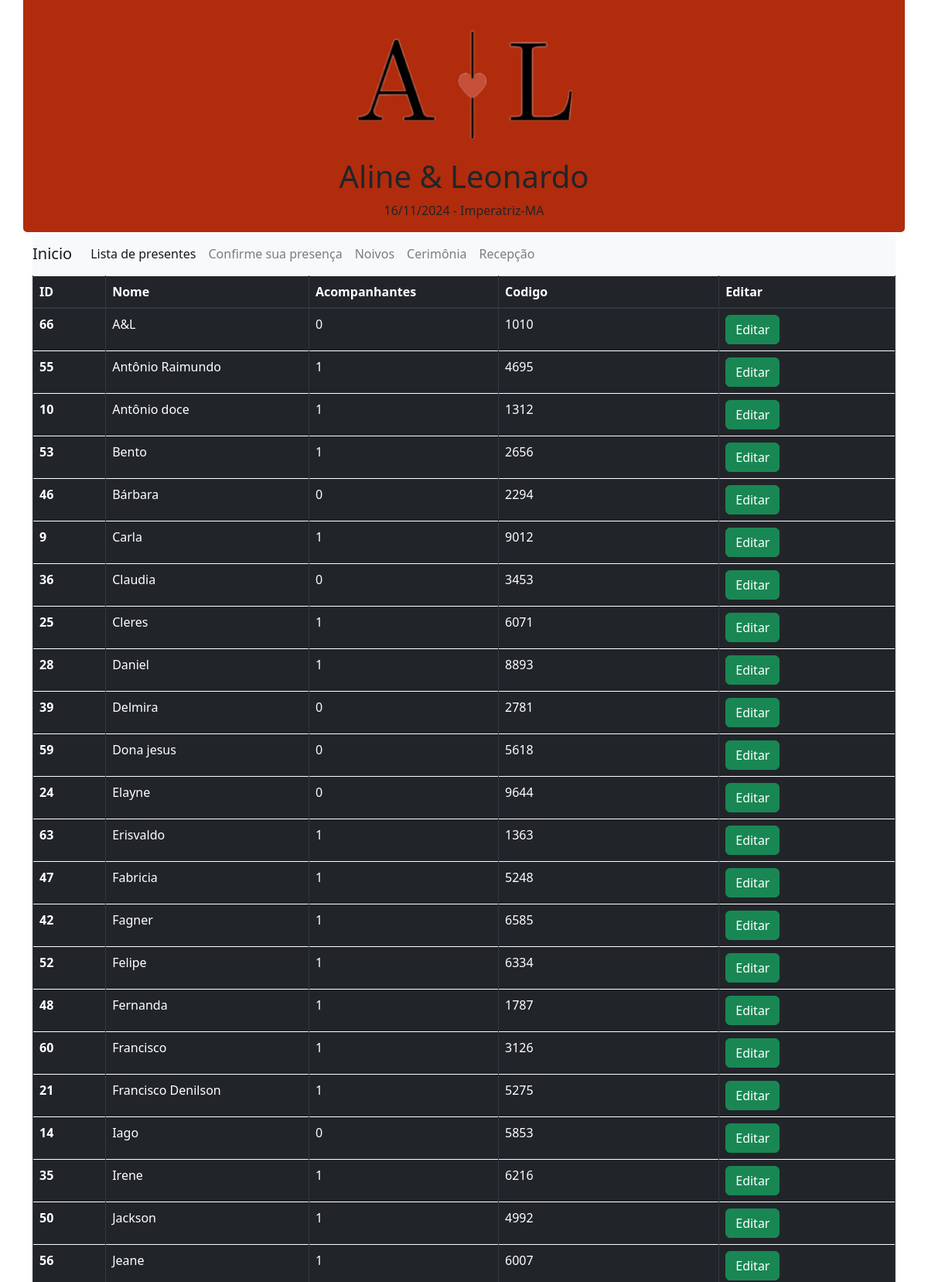
Screenshot of /lista_de_convidados (signed in, upper part) with the database file from the repository.
### app/models.py (models this page shows)
class Convidado(models.Model):
    id = models.AutoField(primary_key=True)
    nome = models.TextField(max_length=255)
    acompanhantes = models.IntegerField()
    codigo = models.IntegerField()
    confirmaçao = models.TextField(max_length=25, default='aberto')
    class Meta:
        ordering = ['nome']

### app/views.py (the view)
# urls.py: path('lista_de_convidados',views.Lista_de_convidados,name="lista_de_convidados"),
@login_required(login_url='login')
def Lista_de_convidados(request):
    convidado = Convidado.objects.all()
    quantidade = len(convidado)
    ac = 0
    for x in convidado:
        ac += x.acompanhantes
    total = quantidade + ac
    return render(request, 'lista_de_convidados.html',{'convidado':convidado,'quantidade':quantidade ,"ac":ac , 'total':total})

### app/templates/lista_de_convidados.html (shortened to what this page needs)
{% extends 'home.html' %}
{% block content %}
<div class="container">
    <table class="table table-bordered table-dark">
        <thead>
          <tr>
            <th scope="col">ID</th>
            <th scope="col">Nome</th>
            <th scope="col">Acompanhantes</th>
            <th scope="col">Codigo</th>
            <th scope="col">Editar</th>
          </tr>
        </thead>
        <tbody>
        {% for x in convidado %}
          <tr>
            <th scope="row">{{x.id}}</th>
            <td>{{x.nome}}</td>
            <td>{{x.acompanhantes}}</td>
            <td>{{x.codigo}}</td>
            <td><a href="editar/{{x.id}}" class="btn btn-success">Editar</a></td>
          </tr>
          {% endfor %}
        </tbody>
      </table>
</div>
{% endblock %}

### rows the page displays
Convidado: id "66", nome "A&L", acompanhantes "0", codigo "1010"
Convidado: id "55", nome "Antônio Raimundo", acompanhantes "1", codigo "4695"
Convidado: id "10", nome "Antônio doce", acompanhantes "1", codigo "1312"
Convidado: id "53", nome "Bento", acompanhantes "1", codigo "2656"
Convidado: id "46", nome "Bárbara", acompanhantes "0", codigo "2294"
Convidado: id "9", nome "Carla", acompanhantes "1", codigo "9012"
Convidado: id "36", nome "Claudia", acompanhantes "0", codigo "3453"
Convidado: id "25", nome "Cleres", acompanhantes "1", codigo "6071"
Convidado: id "28", nome "Daniel", acompanhantes "1", codigo "8893"
Convidado: id "39", nome "Delmira", acompanhantes "0", codigo "2781"
Convidado: id "59", nome "Dona jesus", acompanhantes "0", codigo "5618"
Convidado: id "24", nome "Elayne", acompanhantes "0", codigo "9644"
Convidado: id "63", nome "Erisvaldo", acompanhantes "1", codigo "1363"
Convidado: id "47", nome "Fabricia", acompanhantes "1", codigo "5248"
Convidado: id "42", nome "Fagner", acompanhantes "1", codigo "6585"
Convidado: id "52", nome "Felipe", acompanhantes "1", codigo "6334"
Convidado: id "48", nome "Fernanda", acompanhantes "1", codigo "1787"
Convidado: id "60", nome "Francisco", acompanhantes "1", codigo "3126"
Convidado: id "21", nome "Francisco Denilson", acompanhantes "1", codigo "5275"
Convidado: id "14", nome "Iago", acompanhantes "0", codigo "5853"
Convidado: id "35", nome "Irene", acompanhantes "1", codigo "6216"
Convidado: id "50", nome "Jackson", acompanhantes "1", codigo "4992"
Convidado: id "56", nome "Jeane", acompanhantes "1", codigo "6007"
